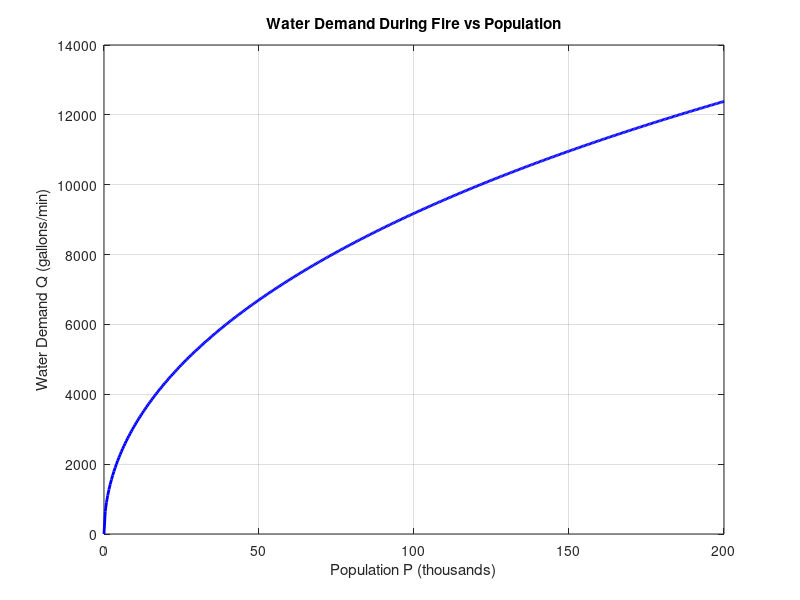

The MATLAB script that drew this image:
clc; clear

% Population range from 0 to 200 (in thousands)
P = linspace(0,200,500);

% Water demand function Q(P)
Q = 1020*sqrt(P).*(1 - 0.01*sqrt(P));

% Plot
plot(P,Q,'b','LineWidth',2);
grid on;
xlabel('Population P (thousands)');
ylabel('Water Demand Q (gallons/min)');
title('Water Demand During Fire vs Population');
